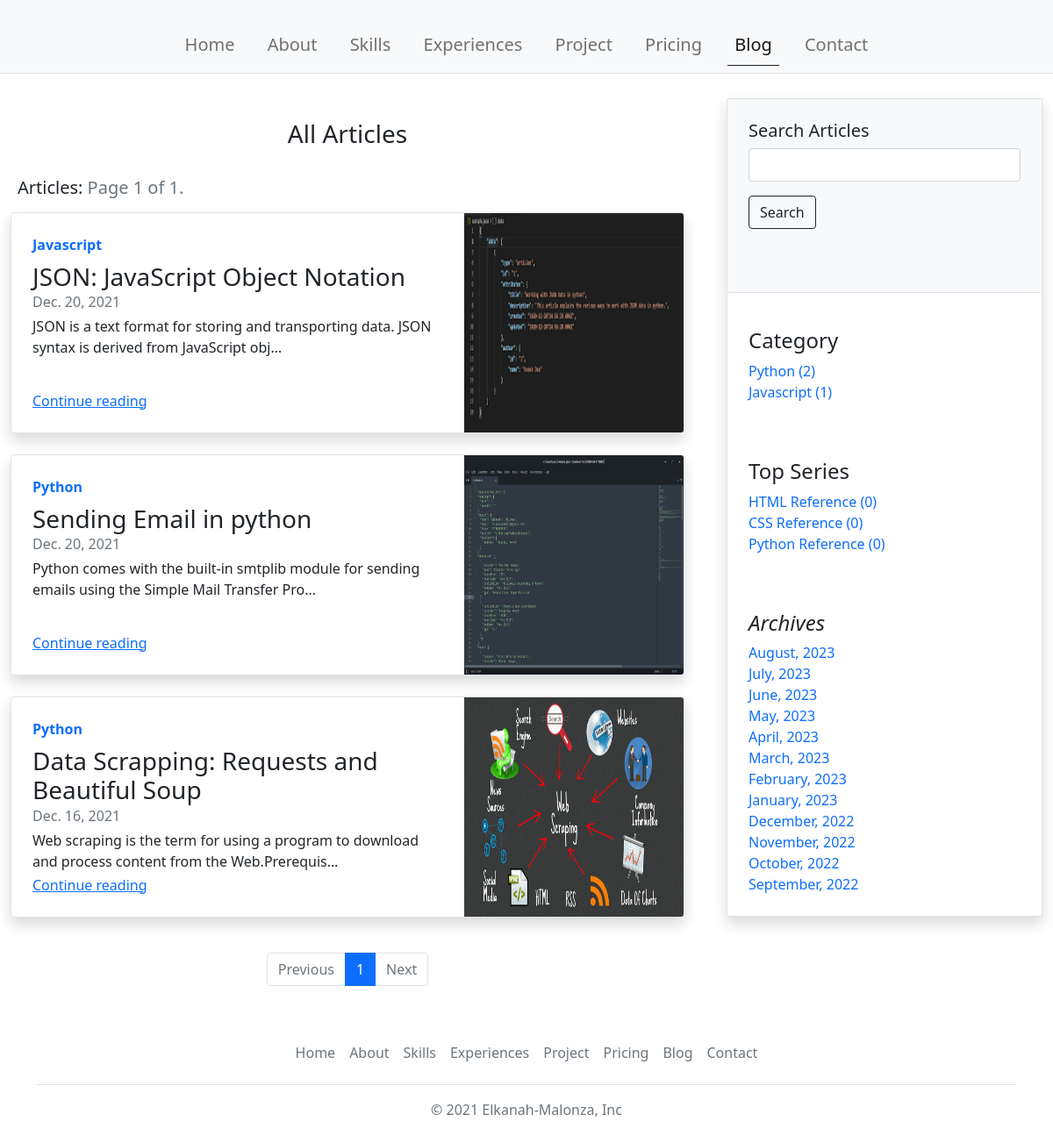
The app's page /blog/posts/, older data.
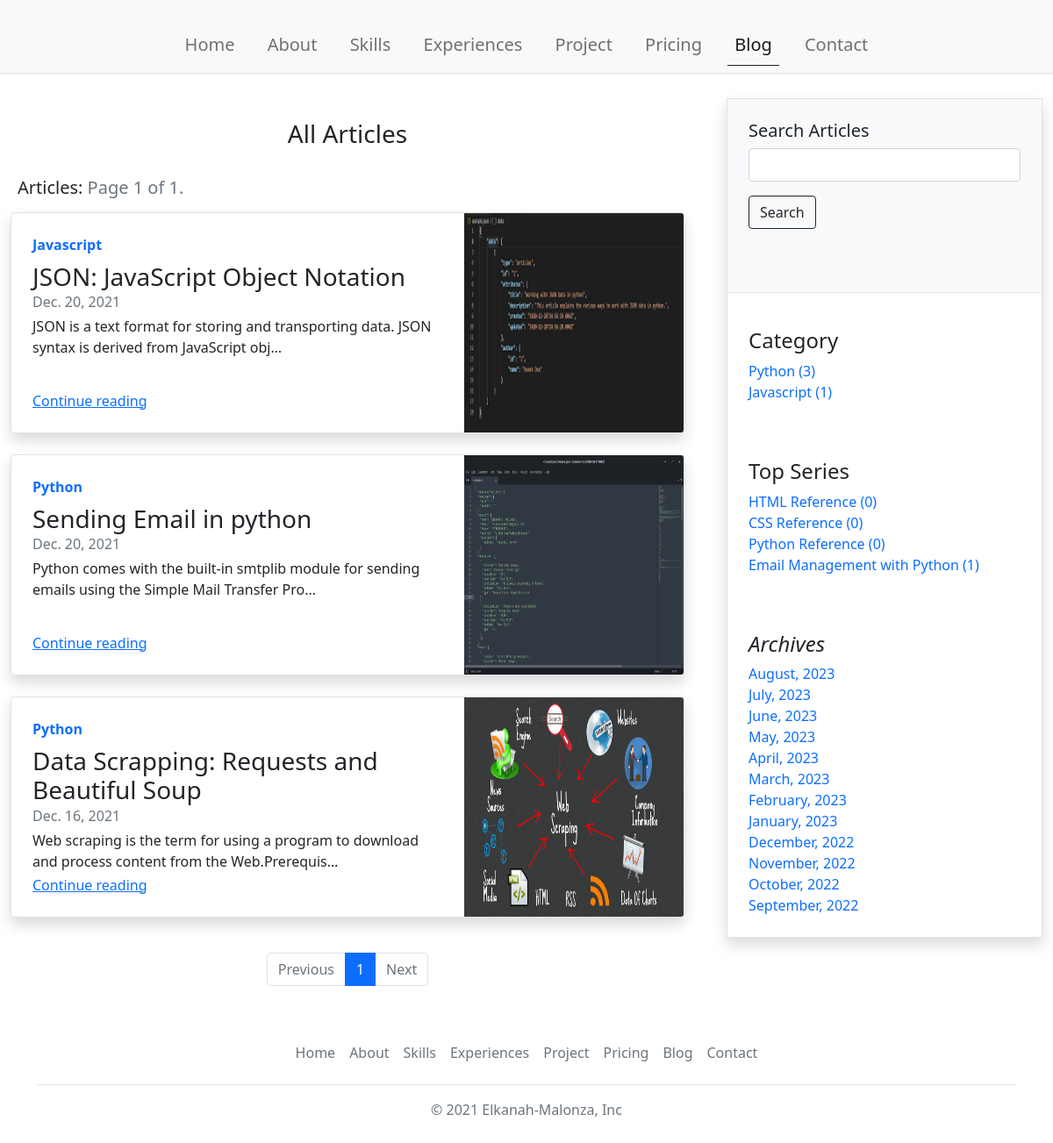
The same page, newer data.
### blog/models.py (models this page shows, shortened)
class Article(models.Model):
    user = models.ForeignKey(User, on_delete=models.CASCADE)
    image = models.ImageField(
        upload_to="image/blog/",
        max_length=1000,
        default="image/blog/blog_default.jpg",
        storage=gd_storage,
    )
    title = models.CharField("Title", max_length=50)
    content = models.TextField()
    tags = models.CharField("Tags", max_length=50)
    status = models.CharField("Status", max_length=50, default="PRIVATE")
    views = models.IntegerField("Views", default=0, null=True, blank=True)
    date_created = models.DateTimeField("Date Created", auto_now_add=True)
    category = models.ForeignKey(ArticleCategory, on_delete=models.CASCADE)
    series = models.ForeignKey(
        ArticleSeries, on_delete=models.CASCADE, null=True, blank=True
    )
    @property
    def content_text(self):
        return strip_tags(self.content)

class ArticleCategory(models.Model):
    name = models.CharField("Keyword", max_length=200, unique=True)
    date_created = models.DateTimeField("Date Created", auto_now_add=True)
    user = models.ForeignKey(User, on_delete=models.CASCADE)
    def article_count(self):
        return Article.objects.filter(category=self.id).count()

class ArticleSeries(models.Model):
    name = models.CharField("Keyword", max_length=200, unique=True)
    date_created = models.DateTimeField("Date Created", auto_now_add=True)
    user = models.ForeignKey(User, on_delete=models.CASCADE)
    @property
    def article_count(self):
        return Article.objects.filter(series=self.id).count()

### blog/views.py (the view)
# urls.py: path("posts/", views.articles, name="articles"),
def articles(request):
    articles = (
        Article.objects.filter(status="Publish").order_by("date_created").reverse()
    )
    archives = generate_last_one_year_months()
    categories = ArticleCategory.objects.all()
    series = ArticleSeries.objects.all()
    page_name = "All Articles"
    paginator = Paginator(articles, 10)
    page_number = request.GET.get("page", 1)
    articles = paginator.get_page(page_number)
    return render(
        request,
        "blog/articles.html",
        {
            "articles": articles,
            "categories": categories,
            "series": series,
            "archives": archives,
            "page_name": page_name,
        },
    )

### blog/views.py (called while the page is built)
def generate_last_one_year_months():
    today = dt.datetime.now()
    year = dt.timedelta(days=365)
    month = dt.timedelta(days=27)
    one_year_ago = today - year
    loop_time = today
    months = []
    archives = []
    while loop_time > one_year_ago:
        int_month = loop_time.strftime("%m")  # loop_time.month
        if int_month not in months:
            months = months + [int_month]
            int_year = loop_time.year
            str_month = loop_time.strftime("%B")
            name = str_month + ", " + str(int_year)
            value = {}
            value.setdefault("year", int_year)
            value.setdefault("month", int_month)
            archive = {}
            archive.setdefault(name, value)
            archives = archives + [archive]
        loop_time = loop_time - month
    print(archives)
    return archives

### blog/templates/blog/articles.html (shortened to what this page needs)
<!DOCTYPE html>
<html>
<head>
    {% load static %}
    <link href="https://cdn.jsdelivr.net/npm/bootstrap@5.1.3/dist/css/bootstrap.min.css" rel="stylesheet">
    <link href="{% static 'main/css/style.css' %}" rel="stylesheet">
</head>
<body>
    <nav class="navbar navbar-expand-lg fixed-top navbar-light bg-light border-bottom">
        <div class="container">
            <div class="collapse navbar-collapse" id="navbarMain">
                <ul class="navbar-nav mb-2 mb-lg-0 w-100 justify-content-around">
                    <li class="nav-item">
                        <a class="nav-link fs-5" aria-current="page" href="{% url 'index' %}">Home</a>
                    </li>
                    <li class="nav-item">
                        <a class="nav-link fs-5" href="{% url 'index' %}#section-about">About</a>
                    </li>
                    <li class="nav-item">
                        <a class="nav-link fs-5" href="{% url 'index' %}#section-skills">Skills</a>
                    </li>
                    <li class="nav-item">
                        <a class="nav-link fs-5" href="{% url 'index' %}#section-experiences">Experiences</a>
                    </li>
                    <li class="nav-item">
                        <a class="nav-link fs-5" href="{% url 'projects' %}">Project</a>
                    </li>
                    <li class="nav-item">
                        <a class="nav-link fs-5" href="{% url 'index' %}#section-pricing">Pricing</a>
                    </li>
                    <li class="nav-item">
                        <a class="nav-link fs-5 active" href="{% url 'blog' %}">Blog</a>
                    </li>
                    <li class="nav-item">
                        <a class="nav-link fs-5" href="{% url 'index' %}#section-contact">Contact</a>
                    </li>
                </ul>
            </div>
        </div>
    </nav>
    <div class="pt-5"></div>
    <main class="container-fluid main-blog pt-md-5">
        <div class="row g-5 pt-3">
            <div class="col-md-8">
                <div class="row text-center p-4">
                    <h3>{{page_name}}</h3>
                </div>
                <div class="row pb-2 d-flex justify-content-between">
                    <h5 class="col ms-2">Articles: <span class="reviews-count text-muted">Page {{articles.number}} of {{articles.paginator.num_pages}}.</span></h5>
                </div>
                <div class="row">
                {% for article in articles %}
                    <div class="col-12">
                        <div class="row g-0 border rounded overflow-hidden flex-md-row mb-4 shadow h-md-250 position-relative">
                            <div class="col p-4 d-flex flex-column position-static">
                                <strong class="d-inline-block mb-2 text-primary">{{article.category.name}}</strong>
                                <h3 class="mb-0">{{article.title | truncatechars:50}}</h3>
                                <div class="mb-1 text-muted">{{article.date_created.date}}</div>
                                <p class="card-text mb-auto">{{article.content_text|truncatechars_html:100|safe}}</p>
                                <a href="{% url 'article' article.title|slugify article.id %}" class="stretched-link">Continue reading</a>
                            </div>
                            <div class="col-auto d-none d-lg-block">
                                <img class="bd-placeholder-img" src="{{article.image.url}}" width="250" height="250" aria-label="Placeholder: Thumbnail" preserveAspectRatio="xMidYMid slice" focusable="false">
                            </div>
                        </div>
                    </div>
                {% empty %}
                    <div class="text-center pt-3">
                         <p class="text-muted"> No {{page_name}} Available</p>
                    </div>
                {% endfor %}
                </div>
                <div class="row pt-3">
                    <nav aria-label="Page navigation example">
                        <ul class="pagination justify-content-center">
                        {% if articles.has_previous %}
                            <li class="page-item">
                                <a href="?page={{articles.previous_page_number}}" class="page-link">Previous</a>
                            </li>
                        {% else %}
                            <li class="page-item disabled">
                                <a class="page-link">Previous</a>
                            </li>
                        {% endif %}
                        {% for p in articles.paginator.page_range %}
                            <li class="page-item {% if articles.number == p %}active{% endif %}">
                                <a class="page-link" href="?page={{p}}">{{p}}</a>
                            </li>
                        {% endfor %}
                        {% if articles.has_next %}
                            <li class="page-item">
                                <a class="page-link" href="?page={{articles.next_page_number}}">Next</a>
                            </li>
                        {% else %}
                            <li class="page-item disabled">
                                <a class="page-link" href="#">Next</a>
                            </li>
                        {% endif %}
                        </ul>
                    </nav>
                </div>
            </div>
            <div class="col-md-4">
                <div class="position-sticky border shadow" style="top: 4rem;">
                    <div class="p-4 mb-3 bg-light rounded border-bottom">
                        <div class="row">
                            <div class="col-12">
                                <h5>Search Articles</h5>
                            </div>
                            <div class="col-12 pb-5">
                                <form method="get" action="{% url 'articles-search' %}">
                                    <div class="mb3 pb-3">
                                        <input class="form-control" type="text" name="search">
                                    </div>
                                    <button class="btn btn-outline-dark" type="submit">Search</button>
                                </form>
                            </div>
                        </div>
                    </div>
                     <div class="p-4">
                        <h4>Category</h4>
                        <ol class="list-unstyled text-decoration-none">
                        {% for category in categories %}
                            {% if category.article_count > 0 %}
                            <li><a href="{% url 'articles-category' category.name|slugify category.id %}" class="text-decoration-none">{{category.name}} ({{category.article_count}})</a></li>
                            {% endif %}
                        {% endfor %}
                        </ol>
                    </div>
                    <div class="p-4">
                        <h4>Top Series</h4>
                        <ol class="list-unstyled text-decoration-none">
                        {% for entity in series %}
                            <li><a href="{% url 'articles-series' entity.name|slugify entity.id %}" class="text-decoration-none">{{entity.name}} ({{entity.article_count}})</a></li>
                        {% endfor %}
                        </ol>
                    </div>
                    <div class="p-4">
                        <h4 class="fst-italic">Archives</h4>
                        <ol class="list-unstyled mb-0">
                        {% for archive in archives %}
                            {% for key, value in archive.items %}
                            <li><a href="{% url 'articles-archives' key|slugify value.year value.month %}" class="text-decoration-none">{{key}}</a></li>
                            {% endfor %}
                        {% endfor %}
                        </ol>
                    </div>
                </div>
            </div>
        </div>
    </main>
    <div class="container">
        <footer class="py-3 my-4">
            <ul class="nav justify-content-center border-bottom pb-3 mb-3">
                <li class="nav-item"><a href="{% url 'index' %}" class="nav-link px-2 text-muted">Home</a></li>
                <li class="nav-item"><a href="{% url 'index' %}#section-about" class="nav-link px-2 text-muted">About</a></li>
                <li class="nav-item"><a href="{% url 'index' %}#section-skills" class="nav-link px-2 text-muted">Skills</a></li>
                <li class="nav-item"><a href="{% url 'index' %}#section-experiences" class="nav-link px-2 text-muted">Experiences</a></li>
                <li class="nav-item"><a href="{% url 'projects' %}" class="nav-link px-2 text-muted">Project</a></li>
                <li class="nav-item"><a href="{% url 'index' %}#section-pricing" class="nav-link px-2 text-muted">Pricing</a></li>
                <li class="nav-item"><a href="{% url 'blog' %}" class="nav-link px-2 text-muted">Blog</a></li>
                <li class="nav-item"><a href="{% url 'index' %}#section-contact" class="nav-link px-2 text-muted">Contact</a></li>
            </ul>
            <p class="text-center text-muted">&copy; 2021 Elkanah-Malonza, Inc</p>
        </footer>
    </div>
</body>
</html>

### profile_settings/static/main/css/style.css (style rules this page uses)
#navbarMain { padding-inline: 150px; padding-top: 20px; }
.navbar-light .navbar-nav .nav-link.active, .navbar-light .navbar-nav .show > .nav-link { color: rgba(0,0,0,.9); border-color: #212529 !important; border-bottom: 1px solid; }

Row changes from the older to the newer data that the page shows:
computed for ArticleCategory "Python": article_count "2" → "3"
added ArticleSeries: name "Email Management with Python", article_count "1"
